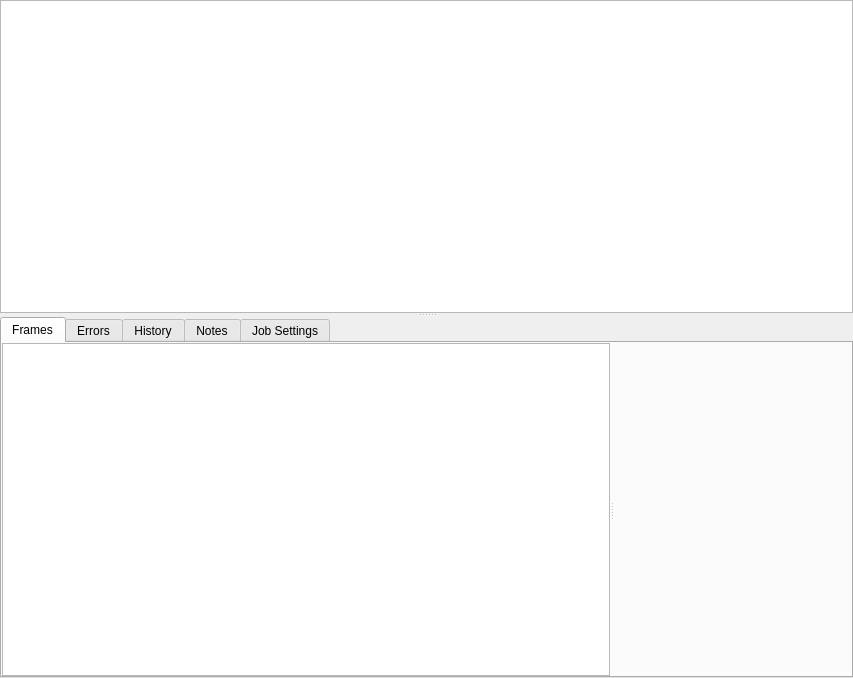
<?xml version="1.0" encoding="UTF-8"?>
<ui version="4.0">
 <class>JobListWidgetUI</class>
 <widget class="QWidget" name="JobListWidgetUI">
  <property name="geometry">
   <rect>
    <x>0</x>
    <y>0</y>
    <width>853</width>
    <height>678</height>
   </rect>
  </property>
  <property name="windowTitle">
   <string>Form</string>
  </property>
  <layout class="QHBoxLayout">
   <property name="margin">
    <number>0</number>
   </property>
   <item>
    <widget class="QSplitter" name="mJobSplitter">
     <property name="orientation">
      <enum>Qt::Vertical</enum>
     </property>
     <widget class="RecordTreeView" name="mJobTree">
      <property name="allColumnsShowFocus">
       <bool>true</bool>
      </property>
     </widget>
     <widget class="QTabWidget" name="mJobTabWidget">
      <property name="enabled">
       <bool>true</bool>
      </property>
      <property name="sizePolicy">
       <sizepolicy hsizetype="Preferred" vsizetype="Preferred">
        <horstretch>0</horstretch>
        <verstretch>0</verstretch>
       </sizepolicy>
      </property>
      <property name="currentIndex">
       <number>0</number>
      </property>
      <widget class="QWidget" name="mFrameTab">
       <attribute name="title">
        <string>Frames</string>
       </attribute>
       <layout class="QVBoxLayout">
        <property name="spacing">
         <number>6</number>
        </property>
        <property name="margin">
         <number>0</number>
        </property>
        <item>
         <widget class="QSplitter" name="splitter">
          <property name="orientation">
           <enum>Qt::Horizontal</enum>
          </property>
          <widget class="RecordTreeView" name="mFrameTree">
           <property name="sizePolicy">
            <sizepolicy hsizetype="Fixed" vsizetype="Ignored">
             <horstretch>0</horstretch>
             <verstretch>0</verstretch>
            </sizepolicy>
           </property>
           <property name="maximumSize">
            <size>
             <width>800</width>
             <height>16777215</height>
            </size>
           </property>
           <property name="allColumnsShowFocus">
            <bool>true</bool>
           </property>
          </widget>
          <widget class="ImageView" name="mImageView" native="true">
           <property name="sizePolicy">
            <sizepolicy hsizetype="MinimumExpanding" vsizetype="Ignored">
             <horstretch>0</horstretch>
             <verstretch>0</verstretch>
            </sizepolicy>
           </property>
          </widget>
         </widget>
        </item>
       </layout>
      </widget>
      <widget class="QWidget" name="mErrorsTab">
       <attribute name="title">
        <string>Errors</string>
       </attribute>
       <layout class="QVBoxLayout">
        <property name="spacing">
         <number>6</number>
        </property>
        <property name="margin">
         <number>0</number>
        </property>
        <item>
         <widget class="RecordTreeView" name="mErrorTree">
          <property name="selectionMode">
           <enum>QAbstractItemView::ExtendedSelection</enum>
          </property>
          <property name="selectionBehavior">
           <enum>QAbstractItemView::SelectRows</enum>
          </property>
          <property name="allColumnsShowFocus">
           <bool>true</bool>
          </property>
         </widget>
        </item>
       </layout>
      </widget>
      <widget class="QWidget" name="mHistoryTab">
       <attribute name="title">
        <string>History</string>
       </attribute>
       <layout class="QVBoxLayout" name="verticalLayout">
        <property name="margin">
         <number>0</number>
        </property>
        <item>
         <widget class="JobHistoryView" name="mHistoryView"/>
        </item>
       </layout>
      </widget>
      <widget class="QWidget" name="mNotesTab">
       <property name="enabled">
        <bool>false</bool>
       </property>
       <attribute name="title">
        <string>Notes</string>
       </attribute>
       <layout class="QHBoxLayout" name="horizontalLayout">
        <property name="margin">
         <number>1</number>
        </property>
        <item>
         <widget class="ThreadView" name="mThreadView" native="true"/>
        </item>
       </layout>
      </widget>
      <widget class="QWidget" name="mSummaryTab">
       <attribute name="title">
        <string>Job Settings</string>
       </attribute>
       <layout class="QHBoxLayout">
        <property name="spacing">
         <number>0</number>
        </property>
        <property name="margin">
         <number>4</number>
        </property>
        <item>
         <widget class="JobSettingsWidget" name="mJobSettingsWidget" native="true"/>
        </item>
       </layout>
      </widget>
     </widget>
    </widget>
   </item>
  </layout>
 </widget>
 <customwidgets>
  <customwidget>
   <class>ImageView</class>
   <extends>QWidget</extends>
   <header>imageview.h</header>
  </customwidget>
  <customwidget>
   <class>RecordTreeView</class>
   <extends>QTreeView</extends>
   <header>items.h</header>
  </customwidget>
  <customwidget>
   <class>JobSettingsWidget</class>
   <extends>QWidget</extends>
   <header>jobsettingswidget.h</header>
   <container>1</container>
  </customwidget>
  <customwidget>
   <class>JobHistoryView</class>
   <extends>QTreeView</extends>
   <header>jobhistoryview.h</header>
  </customwidget>
  <customwidget>
   <class>ThreadView</class>
   <extends>QWidget</extends>
   <header>threadview.h</header>
   <container>1</container>
  </customwidget>
 </customwidgets>
 <resources/>
 <connections/>
</ui>
